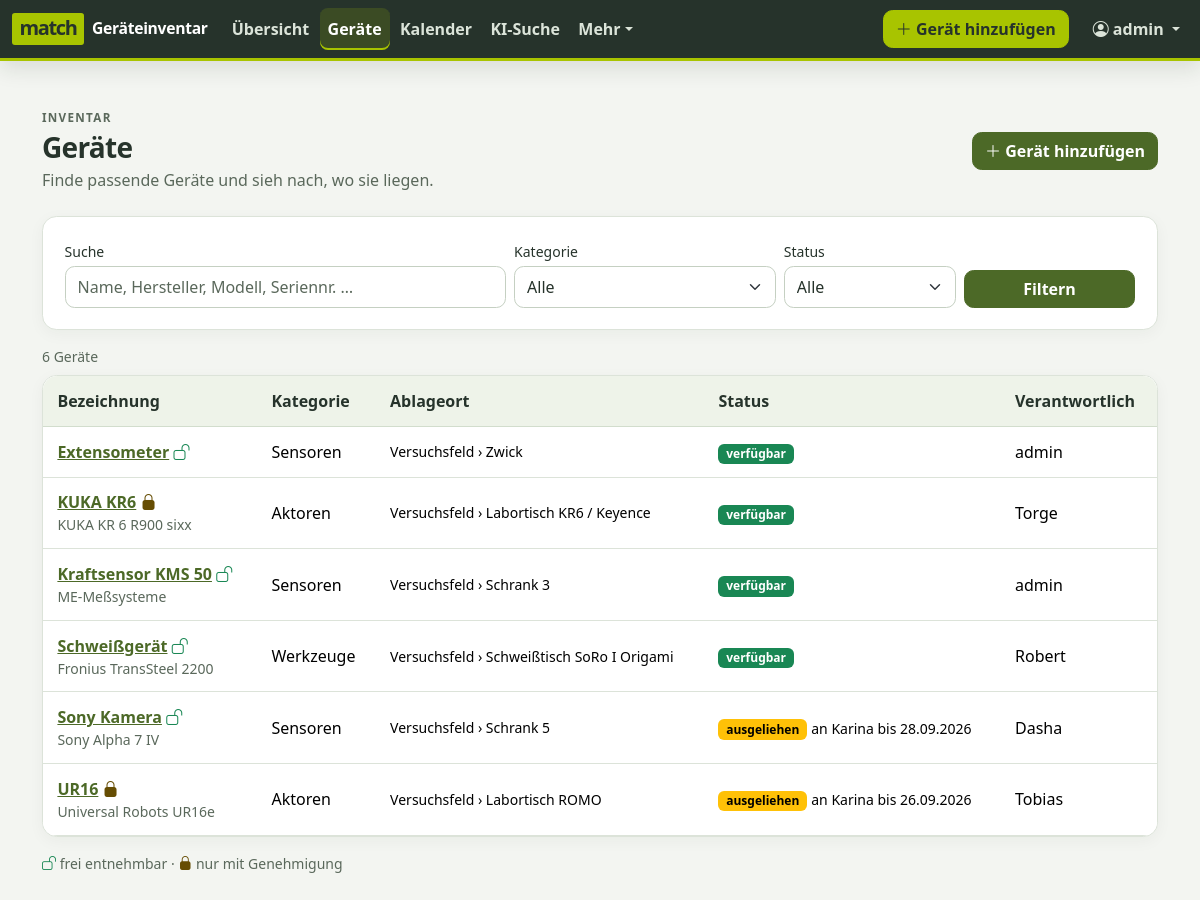
Before: /geraete/ (signed in) with the older database file.
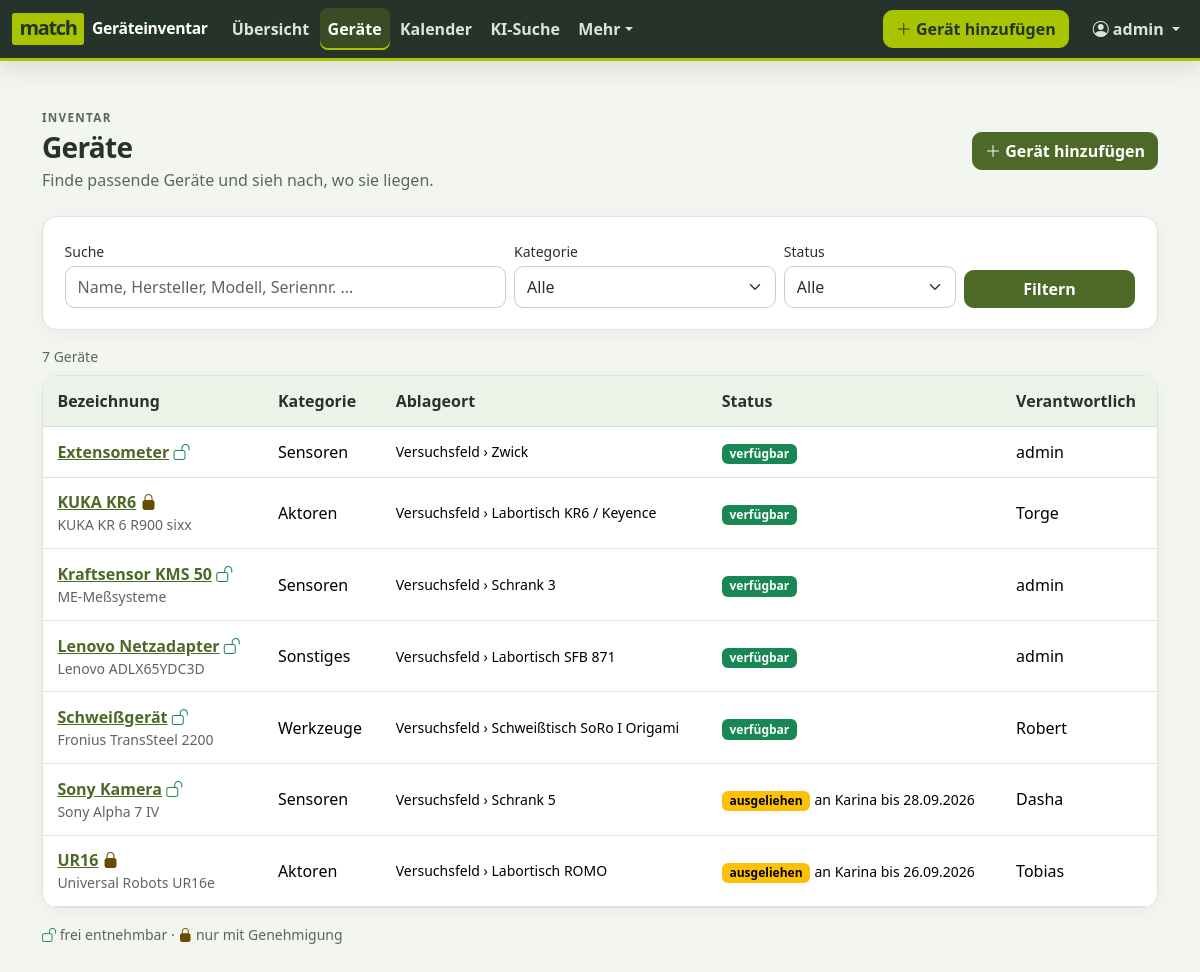
After: the same page with the newer database file.
### inventory/models.py (models this page shows, shortened)
class Item(models.Model):
    class LoanPolicy(models.TextChoices):
        FREE = "free", "Frei entnehmbar"
        APPROVAL = "approval", "Nur mit Genehmigung"
    class Condition(models.TextChoices):
        UNVERIFIED = "unverified", "Ungeprüft"
        OK = "ok", "Einsatzbereit"
        DEFECT = "defect", "Defekt"
        REPAIR = "repair", "In Reparatur / Kalibrierung"
        RETIRED = "retired", "Ausgemustert"
    name = models.CharField("Bezeichnung", max_length=200)
    category = models.ForeignKey(
        Category, verbose_name="Kategorie", on_delete=models.PROTECT, related_name="items"
    )
    manufacturer = models.CharField("Hersteller", max_length=100, blank=True)
    model_number = models.CharField("Modell / Typ", max_length=100, blank=True)
    serial_number = models.CharField("Seriennummer", max_length=100, blank=True)
    inventory_number = models.CharField(
        "Inventarnummer", max_length=50, blank=True, help_text="Offizielle Inventarnummer, falls vorhanden."
    )
    description = models.TextField("Beschreibung", blank=True)
    location = models.ForeignKey(
        Location, verbose_name="Ablageort", on_delete=models.PROTECT, related_name="items"
    )
    location_note = models.CharField(
        "Ablagehinweis", max_length=200, blank=True, help_text="z. B. „oberstes Fach, blaue Kiste“"
    )
    responsible = models.ForeignKey(
        settings.AUTH_USER_MODEL,
        verbose_name="Verantwortlich",
        on_delete=models.PROTECT,
        related_name="responsible_items",
    )
    loan_policy = models.CharField(
        "Ausleihregel",
        max_length=20,
        choices=LoanPolicy.choices,
        default=LoanPolicy.FREE,
        help_text="„Nur mit Genehmigung“: Andere müssen die Ausleihe anfragen und Sie entscheiden.",
    )
    condition = models.CharField("Zustand", max_length=20, choices=Condition.choices, default=Condition.OK)
    created_by = models.ForeignKey(
        settings.AUTH_USER_MODEL,
        verbose_name="Angelegt von",
        null=True,
        blank=True,
        on_delete=models.SET_NULL,
        related_name="+",
    )
    created_at = models.DateTimeField("Angelegt am", auto_now_add=True)
    updated_at = models.DateTimeField("Geändert am", auto_now=True)
    objects = ItemQuerySet.as_manager()
    class Meta:
        ordering = ["name", "pk"]
        verbose_name = "Gerät"
        verbose_name_plural = "Geräte"
        constraints = [
            models.UniqueConstraint(
                fields=["inventory_number"],
                condition=~Q(inventory_number=""),
                name="unique_inventory_number",
                violation_error_message="Diese Inventarnummer ist bereits vergeben.",
            )
        ]
    def get_absolute_url(self):
        return reverse("inventory:item_detail", args=[self.pk])
    @cached_property
    def current_booking(self):
        if hasattr(self, "active_bookings"):
            return self.active_bookings[0] if self.active_bookings else None
        from loans.models import Booking
        return self.bookings.filter(status=Booking.Status.ACTIVE).select_related("borrower").first()

class TreeNode(models.Model):
    SEPARATOR = " › "
    name = models.CharField("Name", max_length=100)
    parent = models.ForeignKey(
        "self",
        verbose_name="Übergeordnet",
        null=True,
        blank=True,
        on_delete=models.PROTECT,
        related_name="children",
    )
    path = models.CharField("Pfad", max_length=500, unique=True, editable=False)
    class Meta:
        abstract = True
        ordering = ["path"]
    def __str__(self):
        return self.path or self.name

class Category(TreeNode):
    class Meta(TreeNode.Meta):
        verbose_name = "Kategorie"
        verbose_name_plural = "Kategorien"

class Location(TreeNode):
    description = models.CharField("Beschreibung", max_length=255, blank=True)
    class Meta(TreeNode.Meta):
        verbose_name = "Ort"
        verbose_name_plural = "Orte"

### accounts/models.py (models this page shows, shortened)
class User(AbstractUser):
    email = models.EmailField("E-Mail", help_text="Für Anfragen, Entscheidungen und Erinnerungen.")
    phone = models.CharField("Telefon", max_length=50, blank=True)
    room = models.CharField("Raum", max_length=50, blank=True)
    class Meta:
        ordering = ["last_name", "first_name", "username"]
        verbose_name = "Benutzer/in"
        verbose_name_plural = "Benutzer/innen"
    @property
    def display_name(self):
        return self.get_full_name() or self.username
    @property
    def short_name(self):
        if self.first_name and self.last_name:
            return f"{self.first_name[0]}. {self.last_name}"
        return self.display_name

### loans/models.py (models this page shows, shortened)
class Booking(models.Model):
    class Status(models.TextChoices):
        REQUESTED = "requested", "Angefragt"
        RESERVED = "reserved", "Reserviert"
        ACTIVE = "active", "Ausgeliehen"
        RETURNED = "returned", "Zurückgegeben"
        REJECTED = "rejected", "Abgelehnt"
        CANCELLED = "cancelled", "Storniert"
        EXPIRED = "expired", "Verfallen"
    BLOCKING = (Status.RESERVED, Status.ACTIVE)
    OPEN = (Status.REQUESTED, Status.RESERVED, Status.ACTIVE)
    item = models.ForeignKey(
        "inventory.Item", verbose_name="Gerät", on_delete=models.PROTECT, related_name="bookings"
    )
    borrower = models.ForeignKey(
        settings.AUTH_USER_MODEL,
        verbose_name="Ausleiher/in",
        on_delete=models.PROTECT,
        related_name="bookings",
    )
    created_by = models.ForeignKey(
        settings.AUTH_USER_MODEL,
        verbose_name="Eingetragen von",
        null=True,
        blank=True,
        on_delete=models.SET_NULL,
        related_name="+",
    )
    start_date = models.DateField("Von")
    end_date = models.DateField("Bis (voraussichtliche Rückgabe)")
    status = models.CharField("Status", max_length=20, choices=Status.choices, db_index=True)
    purpose = models.CharField("Zweck / Projekt", max_length=200, blank=True)
    usage_location = models.CharField("Einsatzort", max_length=200, blank=True)
    request_message = models.TextField("Nachricht an Verantwortliche/n", blank=True)
    decision_comment = models.TextField("Kommentar zur Entscheidung", blank=True)
    decided_by = models.ForeignKey(
        settings.AUTH_USER_MODEL,
        verbose_name="Entschieden von",
        null=True,
        blank=True,
        on_delete=models.SET_NULL,
        related_name="+",
    )
    decided_at = models.DateTimeField("Entschieden am", null=True, blank=True)
    requested_end_date = models.DateField("Beantragtes neues Enddatum", null=True, blank=True)
    checked_out_at = models.DateTimeField("Entnommen am", null=True, blank=True)
    returned_at = models.DateTimeField("Zurückgegeben am", null=True, blank=True)
    returned_by = models.ForeignKey(
        settings.AUTH_USER_MODEL,
        verbose_name="Rückgabe gebucht von",
        null=True,
        blank=True,
        on_delete=models.SET_NULL,
        related_name="+",
    )
    return_note = models.TextField("Rückgabenotiz", blank=True)
    created_at = models.DateTimeField("Erstellt am", auto_now_add=True)
    updated_at = models.DateTimeField("Geändert am", auto_now=True)
    class Meta:
        ordering = ["start_date", "pk"]
        verbose_name = "Buchung"
        verbose_name_plural = "Buchungen"
        constraints = [
            models.CheckConstraint(
                condition=Q(end_date__gte=F("start_date")), name="booking_end_not_before_start"
            )
        ]
        indexes = [models.Index(fields=["item", "status", "start_date", "end_date"])]

### inventory/views.py (the view, shortened to what this page needs)
# urls.py: path("", views.item_list, name="item_list"),
def item_list(request):
    items = Item.objects.with_status()
    query = request.GET.get("q", "").strip()
    category = Category.objects.filter(pk=request.GET.get("kategorie") or None).first()
    if category:
        items = items.filter(category.subtree_q("category"))
    active = Booking.objects.filter(item=OuterRef("pk"), status=Status.ACTIVE)
    availability = request.GET.get("status", "")
    if availability == "verfuegbar":
        items = items.filter(~Exists(active), condition=Item.Condition.OK)
    elif availability == "ausgeliehen":
        items = items.filter(Exists(active))
    elif availability == "ungeprueft":
        items = items.filter(condition=Item.Condition.UNVERIFIED)
    if request.GET.get("meine"):
        items = items.filter(responsible=request.user)
    items = items.exclude(condition=Item.Condition.RETIRED)
    page = Paginator(items, 25).get_page(request.GET.get("page"))
    return render(
        request,
        "inventory/item_list.html",
        {"page": page, "query": query, "categories": Category.objects.all(), "category": category},
    )

### config/context_processors.py (called while the page is built)
def branding(request):
    return {"app_site_name": settings.SITE_NAME}

### inventory/models.py (called while the page is built)
    def with_status(self):
        from loans.models import Booking
        active = Booking.objects.filter(status=Booking.Status.ACTIVE).select_related("borrower")
        return self.select_related("category", "location", "responsible").prefetch_related(
            "photos", Prefetch("bookings", queryset=active, to_attr="active_bookings")
        )

### inventory/templatetags/inventory_tags.py (called while the page is built)
@register.inclusion_tag("inventory/partials/item_status.html")
def item_status(item, detailed=True):
    booking = item.current_booking
    if item.condition != Item.Condition.OK:
        state = "condition"
    elif booking:
        state = "overdue" if booking.end_date < timezone.localdate() else "lent"
    else:
        state = "available"
    return {"item": item, "booking": booking, "state": state, "detailed": detailed}

@register.inclusion_tag("inventory/partials/policy_icon.html")
def policy_icon(item):
    return {"approval": item.loan_policy == Item.LoanPolicy.APPROVAL}

### templates/inventory/item_list.html (shortened to what this page needs)
{% extends "base.html" %}
{% load inventory_tags %}
{% block content %}
<div class="app-page-heading d-flex flex-wrap align-items-center gap-3">
  <div class="me-auto">
    <p class="app-eyebrow mb-1">Inventar</p>
    <h1 class="h3 mb-1">Geräte</h1>
    <p class="mb-0">Finde passende Geräte und sieh nach, wo sie liegen.</p>
  </div>
  <a class="btn btn-primary" href="{% url 'inventory:identify' %}"><i class="bi bi-plus-lg" aria-hidden="true"></i> Gerät hinzufügen</a>
</div>
<form method="get" class="card card-body mb-3">
  <div class="row g-2 align-items-end">
    <div class="col-md-5">
      <label class="form-label small mb-1" for="q">Suche</label>
      <input type="search" class="form-control" id="q" name="q" value="{{ query }}" placeholder="Name, Hersteller, Modell, Seriennr. …">
    </div>
    <div class="col-6 col-md-3">
      <label class="form-label small mb-1" for="kategorie">Kategorie</label>
      <select class="form-select" id="kategorie" name="kategorie">
        <option value="">Alle</option>
      </select>
    </div>
    <div class="col-6 col-md-2">
      <label class="form-label small mb-1" for="status">Status</label>
      <select class="form-select" id="status" name="status">
        <option value="">Alle</option>
      </select>
    </div>
    <div class="col-md-2 d-flex gap-2">
      <button class="btn btn-primary flex-grow-1">Filtern</button>
    </div>
  </div>
</form>
<div class="small text-body-secondary mb-2">{{ page.paginator.count }} Gerät{{ page.paginator.count|pluralize:"e" }}</div>
<div class="card">
  <div class="table-responsive">
    <table class="table table-hover align-middle mb-0">
      <thead><tr>
        <th>Bezeichnung</th>
        <th class="d-none d-md-table-cell">Kategorie</th>
        <th class="d-none d-lg-table-cell">Ablageort</th>
        <th>Status</th>
        <th class="d-none d-md-table-cell">Verantwortlich</th>
      </tr></thead>
      <tbody>
        {% for item in page %}
          <tr>
            <td>
              <a class="fw-semibold" href="{{ item.get_absolute_url }}">{{ item.name }}</a> {% policy_icon item %}
              <div class="small text-body-secondary">{{ item.manufacturer }} {{ item.model_number }}</div>
            </td>
            <td class="d-none d-md-table-cell">{{ item.category }}</td>
            <td class="d-none d-lg-table-cell small">{{ item.location }}</td>
            <td>{% item_status item %}</td>
            <td class="d-none d-md-table-cell">{{ item.responsible.short_name }}</td>
          </tr>
        {% empty %}
          <tr><td colspan="5" class="text-center text-body-secondary py-4">Keine Geräte gefunden.</td></tr>
        {% endfor %}
      </tbody>
    </table>
  </div>
</div>
<p class="small text-body-secondary mt-3"><i class="bi bi-unlock text-success"></i> frei entnehmbar · <i class="bi bi-lock-fill text-warning-emphasis"></i> nur mit Genehmigung</p>
{% endblock %}

### templates/inventory/partials/policy_icon.html
{% if approval %}<i class="bi bi-lock-fill text-warning-emphasis" title="Nur mit Genehmigung"></i>{% else %}<i class="bi bi-unlock text-success" title="Frei entnehmbar"></i>{% endif %}

### templates/inventory/partials/item_status.html
{% if state == "condition" %}<span class="badge text-bg-secondary">{{ item.get_condition_display }}</span>
{% elif state == "overdue" %}<span class="badge text-bg-danger"><i class="bi bi-exclamation-triangle"></i> überfällig</span>{% if detailed %} <span class="small">bei {{ booking.borrower.short_name }} (seit {{ booking.end_date|date:"d.m." }})</span>{% endif %}
{% elif state == "lent" %}<span class="badge text-bg-warning">ausgeliehen</span>{% if detailed %} <span class="small">an {{ booking.borrower.short_name }} bis {{ booking.end_date|date:"d.m.Y" }}</span>{% endif %}
{% else %}<span class="badge text-bg-success">verfügbar</span>{% endif %}

Changed rows visible on the page:
added Item: name "Lenovo Netzadapter", manufacturer "Lenovo", model_number "ADLX65YDC3D", category "Sonstiges", location "Versuchsfeld › Labortisch SFB 871", shows "verfügbar", responsible.short_name "admin"
Other visible differences:
{{ page.paginator.count }}: "6" → "7"
